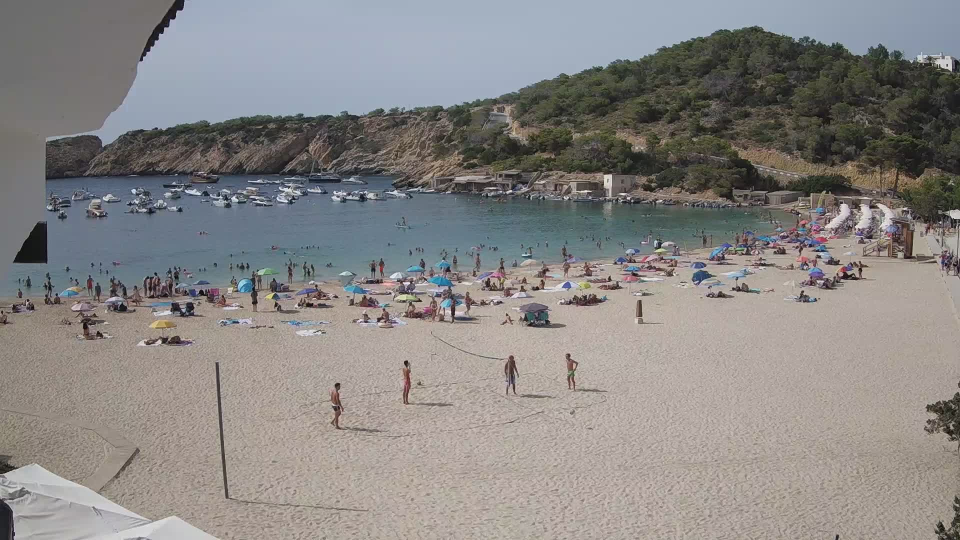
#> input picture images/1.jpg, 1920 x 1080 px (shown at 1/2 size); its folder holds only this picture in this run
$ python main.py
#> lines starting #> are read from the running program, lines starting #| are printed output that depends on the picture; after the words box and inside, x2 and y2 are one past the last pixel; in counts of white or black regions, pixels touching at a corner belong together
import numpy as np
import cv2
from natsort import natsorted
import os
from matplotlib import pyplot as plt

save_path = r'./res'
images_path = r'./images'
images_list = natsorted(list(os.listdir(images_path)))

bg_points = np.array([
    (0, 589),
    (27, 529),
    (97, 530),
    (95, 442),
    (137, 446),
    (223, 440),
    (714, 417),
    (854, 402),
    (1179, 411),
    (1288, 412),
    (1384, 418),
    (1480, 418),
    (1566, 409),
    (1920, 398),
    (1920, 0),
    (0, 0)
])

background_mask = np.zeros((1080, 1920), dtype=np.uint8)
cv2.fillPoly(background_mask, [bg_points], color=255)
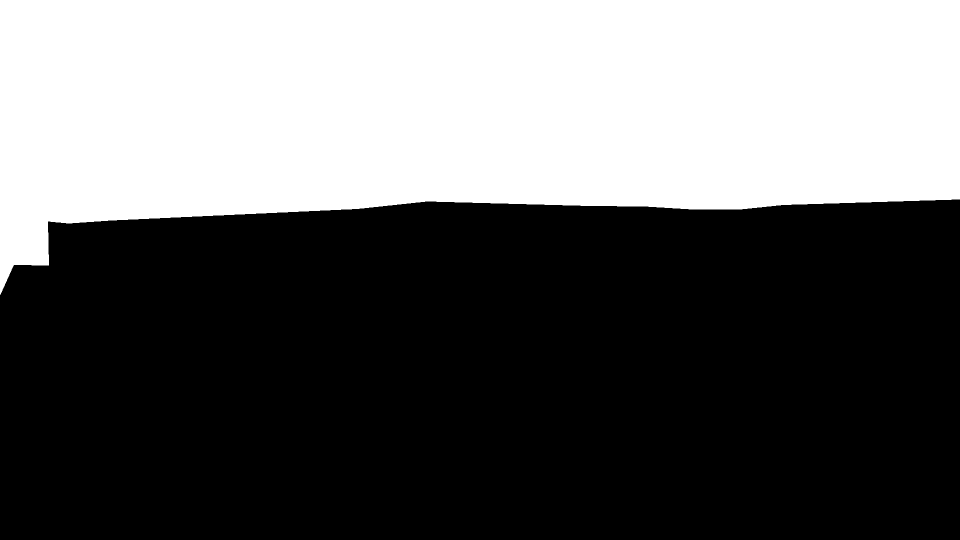
#> background_mask: shape (1080, 1920) (shown at 1/2 size); 39.2% white; 1 white region, box (x1, y1, x2, y2) and area: (0, 0, 1920, 590) 813058
background_mask = cv2.bitwise_not(background_mask)
cv2.imwrite(os.path.join(save_path, 'background.jpg'), background_mask)

# print(images_list)

images = []
images_grayscale = []
for image_name in images_list:
    # Read images and save in a list
    image = cv2.imread(os.path.join(images_path, image_name))
#> image is the input picture: shape (1080, 1920, 3); mean B, G, R 132.5, 134, 136.8
    images.append(image)

    # Save also grayscale images
    image_grayscale = cv2.imread(os.path.join(images_path, image_name), 0)
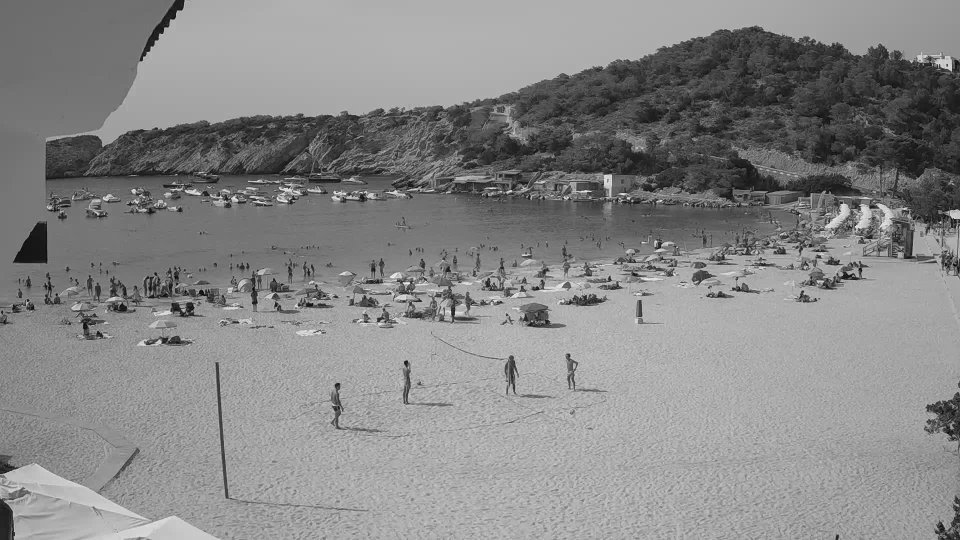
#> image_grayscale: shape (1080, 1920) (shown at 1/2 size); min 0, max 255, mean 134.7
    image_grayscale = image_grayscale
    images_grayscale.append(image_grayscale)

empty_images = np.array(images_grayscale[8:11])
#> empty_images = empty array

# Apply GaussianBlur to empty images
empty_images = [cv2.GaussianBlur(image, (5, 5), 0) for image in empty_images]
#> empty_images = []

# Calculate the average image
average_image = np.mean(empty_images, axis=0).astype(np.uint8)
#> average_image = 0

# Display or save the average image as needed
# cv2.imshow('Average Image', average_image)
# cv2.waitKey(0)
# cv2.destroyAllWindows()
cv2.imwrite(os.path.join(save_path, 'average_image.jpg'), average_image)

# Example of substraction
substracted = images_grayscale[0] - average_image
# cv2.imshow('Substraction', substracted)
# cv2.waitKey(0)
# cv2.destroyAllWindows()
cv2.imwrite(os.path.join(save_path, 'substracted.jpg'), substracted)

# [11 lines of commented-out code are left out]
wo_bg = cv2.bitwise_and(substracted, substracted, mask=background_mask)
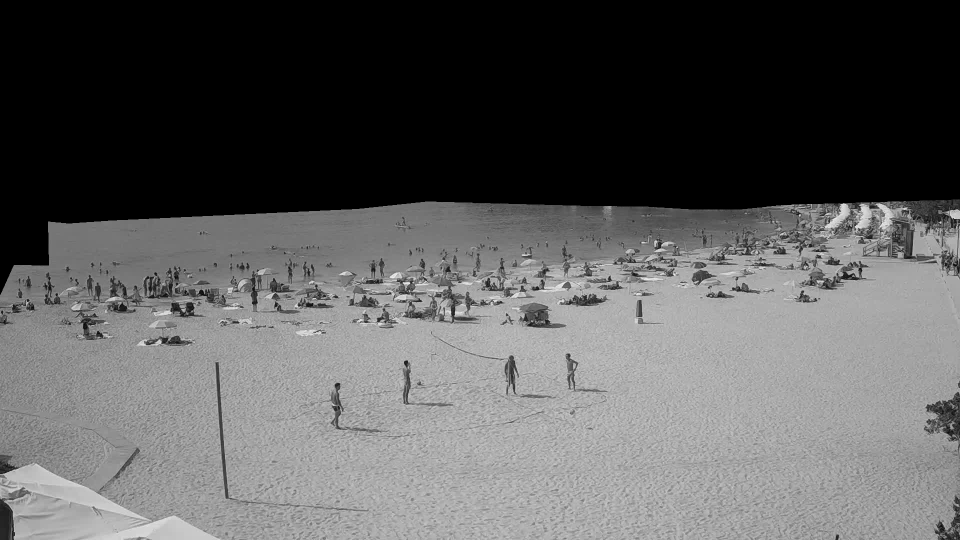
#> wo_bg: shape (1080, 1920) (shown at 1/2 size); min 0, max 255, mean 91.3
cv2.imwrite(os.path.join(save_path, 'wo_bg.jpg'),wo_bg)

# # Applying closing
# closing = cv2.morphologyEx(wo_bg, cv2.MORPH_CLOSE, np.ones((1, 1), dtype=np.uint8))
# cv2.imwrite(os.path.join(save_path, 'closing.jpg'),closing)

# Histogram equalization
equ_hist = cv2.equalizeHist(wo_bg)
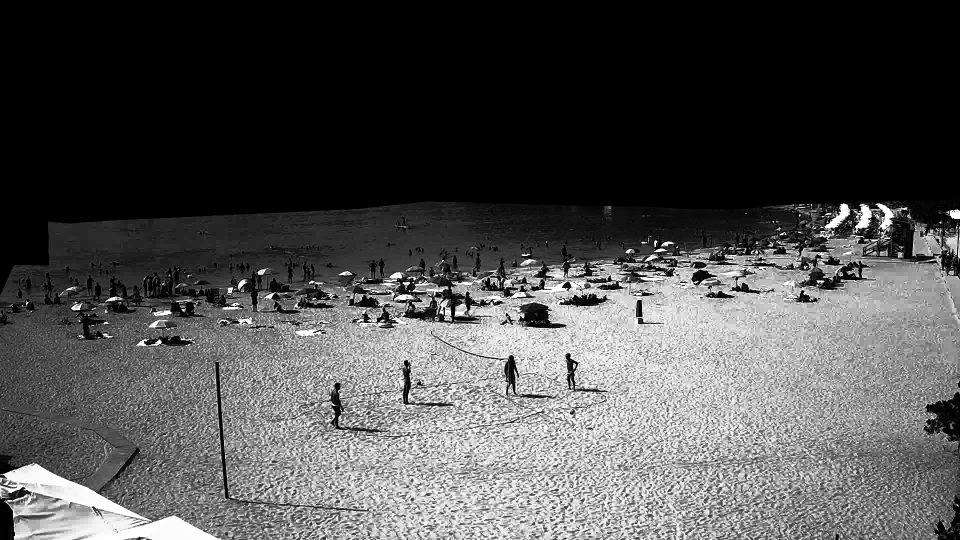
#> equ_hist: shape (1080, 1920) (shown at 1/2 size); min 0, max 255, mean 78.5
cv2.imwrite(os.path.join(save_path, 'equalized_hist.jpg'), equ_hist)

# CLAHE
clahe = cv2.createCLAHE(clipLimit=2, tileGridSize=(8, 8))
clahed = clahe.apply(wo_bg)
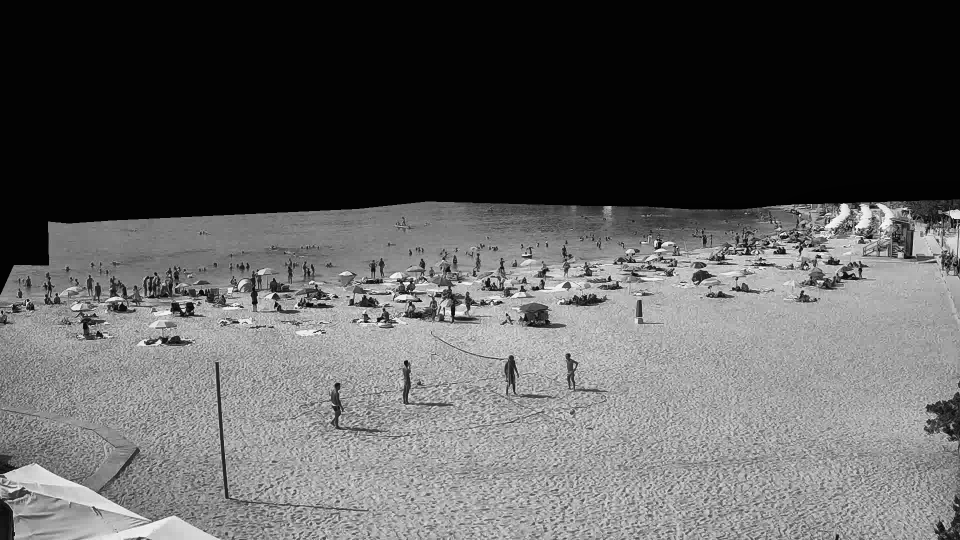
#> clahed: shape (1080, 1920) (shown at 1/2 size); min 0, max 255, mean 90.9
cv2.imwrite(os.path.join(save_path, 'clahed.jpg'), clahed)


# # Otsu thresholding
# blurred = cv2.GaussianBlur(closing, (5, 5), 0)
# _, otsu = cv2.threshold(blurred, 0, 255, cv2.THRESH_BINARY + cv2.THRESH_OTSU)
# cv2.imwrite(os.path.join(save_path, 'otsu.jpg'),otsu)

$ run again, on images/1660374000.jpg
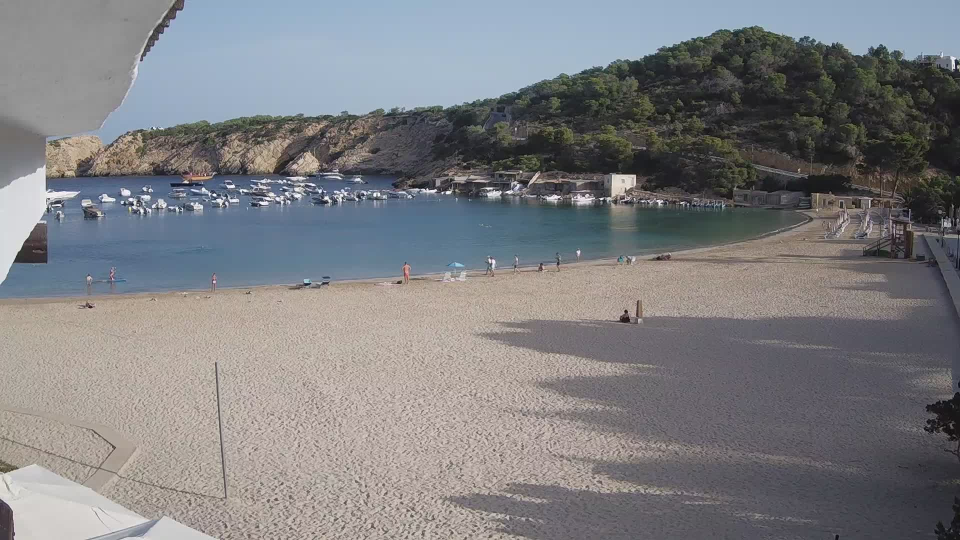
#> input picture images/1660374000.jpg, 1920 x 1080 px (shown at 1/2 size)
#> background_mask: shape (1080, 1920); 39.2% white; 1 white region, box (x1, y1, x2, y2) and area: (0, 0, 1920, 590) 813058
#> image is the input picture: shape (1080, 1920, 3); mean B, G, R 129, 126.2, 126
#> `image_grayscale = cv2.imread(os.path.join(images_path, image_name), 0)`:
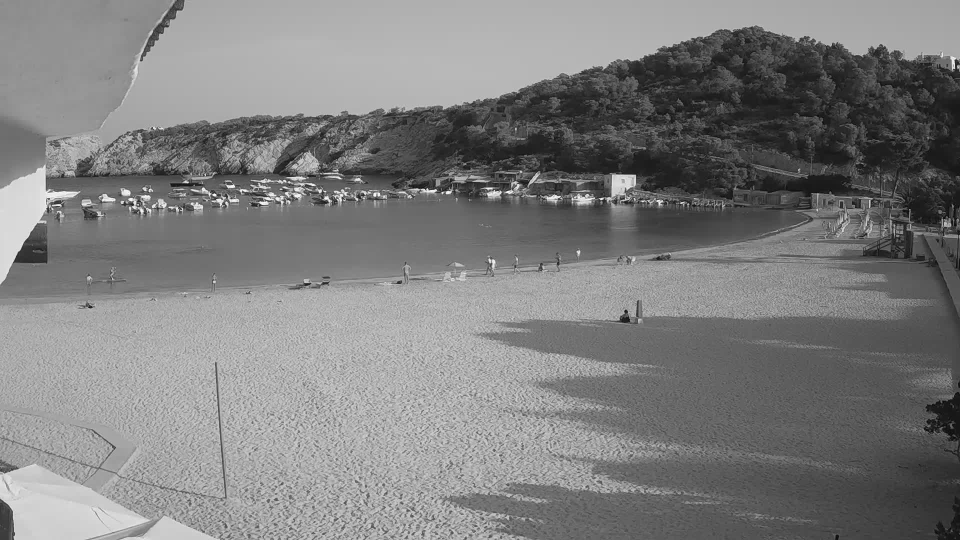
#> image_grayscale: shape (1080, 1920) (shown at 1/2 size); min 0, max 255, mean 126.5
#> `empty_images = np.array(images_grayscale[8:11])`: empty_images = empty array
#> `empty_images = [cv2.GaussianBlur(image, (5, 5), 0) for image in empty_..`: empty_images = []
#> average_image = 0
#> `clahed = clahe.apply(wo_bg)`:
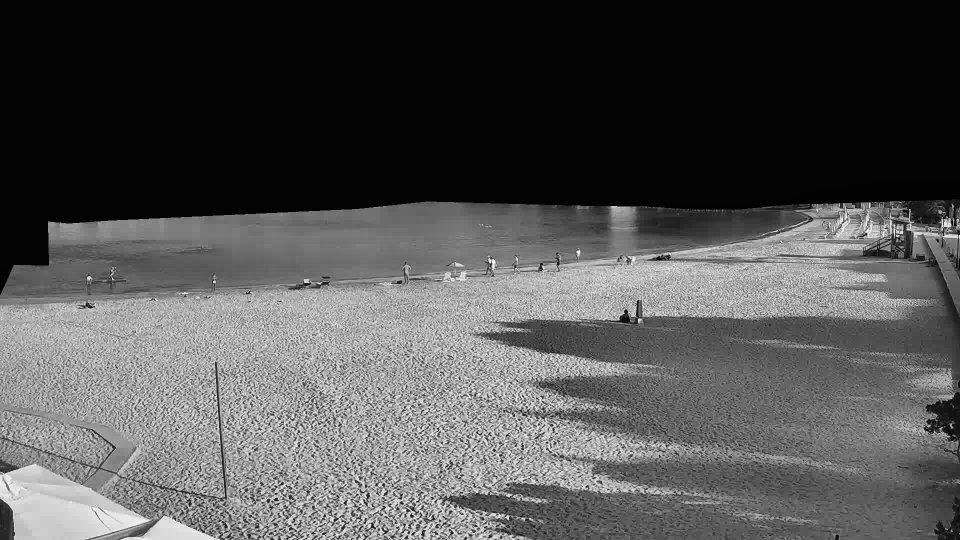
#> clahed: shape (1080, 1920) (shown at 1/2 size); min 0, max 253, mean 81.1

$ run again, on images/1660381200.jpg
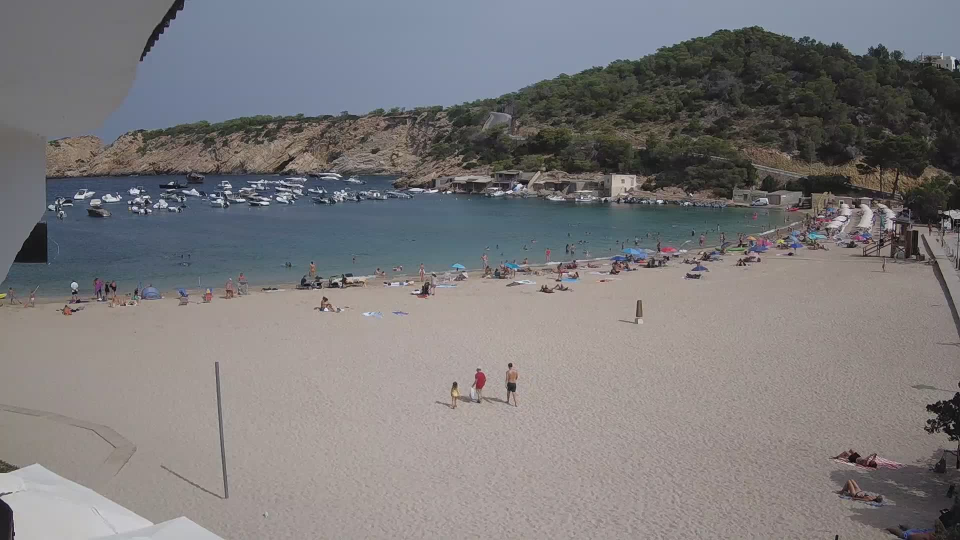
#> input picture images/1660381200.jpg, 1920 x 1080 px (shown at 1/2 size)
#> background_mask: shape (1080, 1920); 39.2% white; 1 white region, box (x1, y1, x2, y2) and area: (0, 0, 1920, 590) 813058
#> image is the input picture: shape (1080, 1920, 3); mean B, G, R 122.6, 121.3, 123.4
#> `image_grayscale = cv2.imread(os.path.join(images_path, image_name), 0)`:
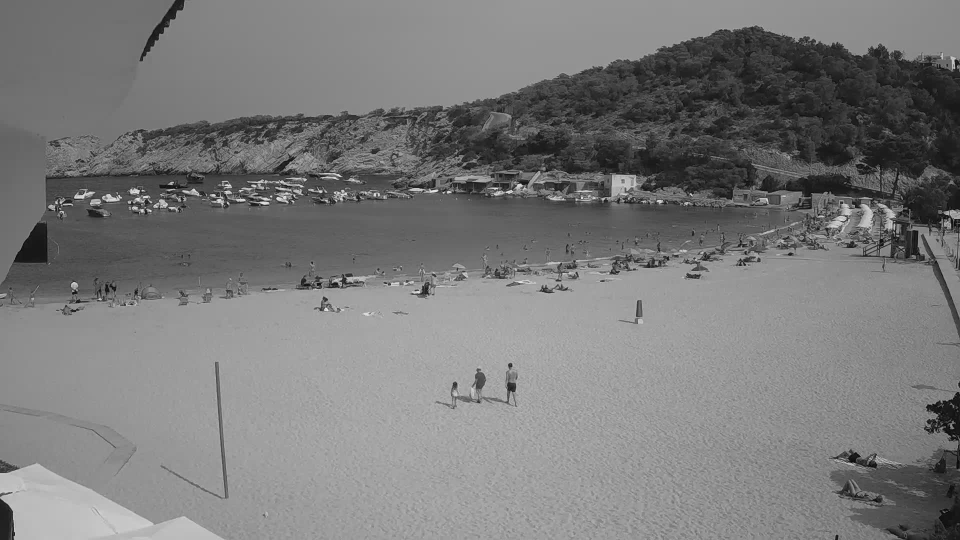
#> image_grayscale: shape (1080, 1920) (shown at 1/2 size); min 0, max 249, mean 122.1
#> `empty_images = np.array(images_grayscale[8:11])`: empty_images = empty array
#> `empty_images = [cv2.GaussianBlur(image, (5, 5), 0) for image in empty_..`: empty_images = []
#> average_image = 0
#> `clahed = clahe.apply(wo_bg)`:
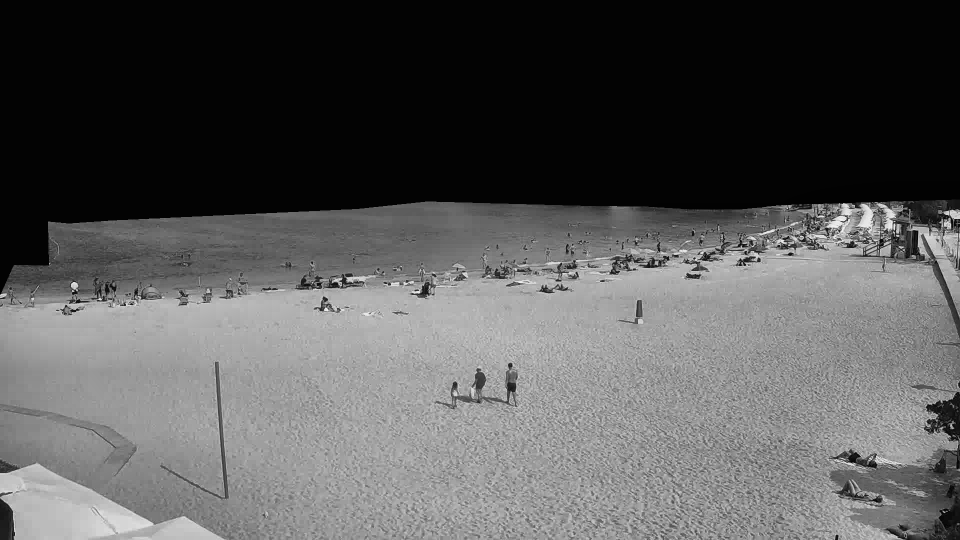
#> clahed: shape (1080, 1920) (shown at 1/2 size); min 0, max 245, mean 87.6

$ run again, on images/10.jpg
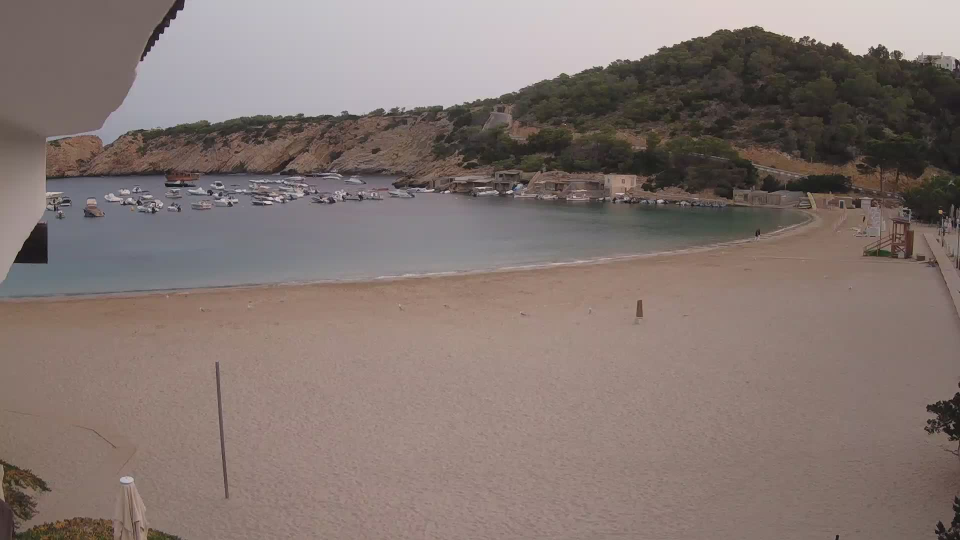
#> input picture images/10.jpg, 1920 x 1080 px (shown at 1/2 size)
#> background_mask: shape (1080, 1920); 39.2% white; 1 white region, box (x1, y1, x2, y2) and area: (0, 0, 1920, 590) 813058
#> image is the input picture: shape (1080, 1920, 3); mean B, G, R 113.2, 117.8, 131.5
#> `empty_images = np.array(images_grayscale[8:11])`: empty_images = empty array
#> `empty_images = [cv2.GaussianBlur(image, (5, 5), 0) for image in empty_..`: empty_images = []
#> average_image = 0
#> `equ_hist = cv2.equalizeHist(wo_bg)`:
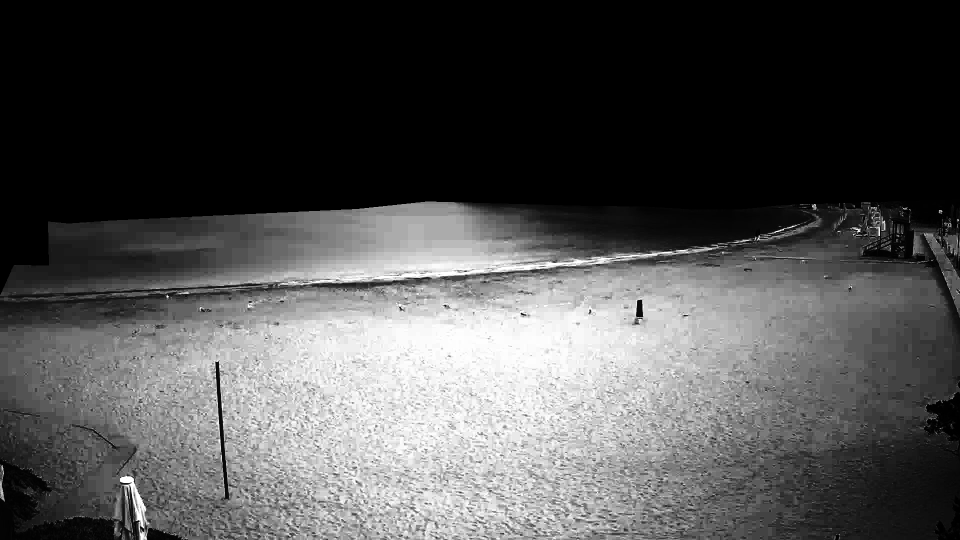
#> equ_hist: shape (1080, 1920) (shown at 1/2 size); min 0, max 255, mean 79.3
#> `clahed = clahe.apply(wo_bg)`:
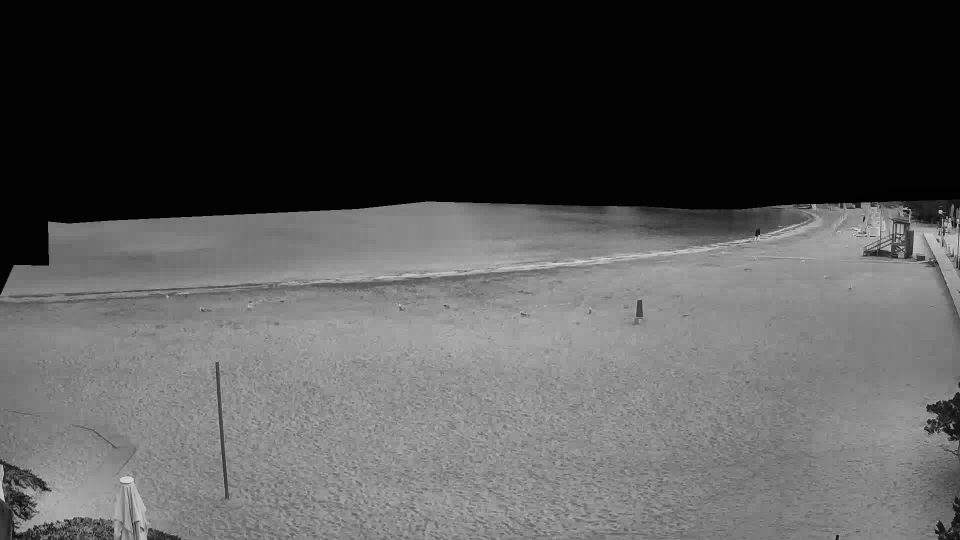
#> clahed: shape (1080, 1920) (shown at 1/2 size); min 1, max 218, mean 82.1
